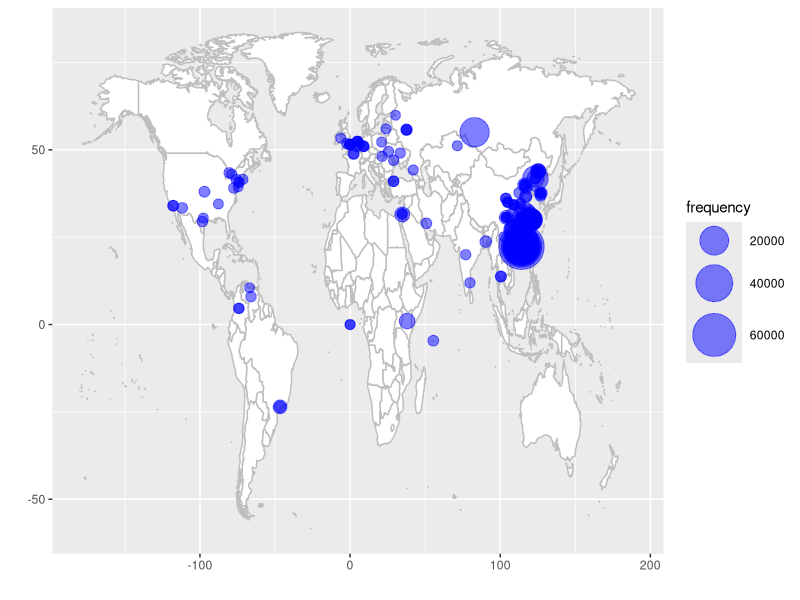
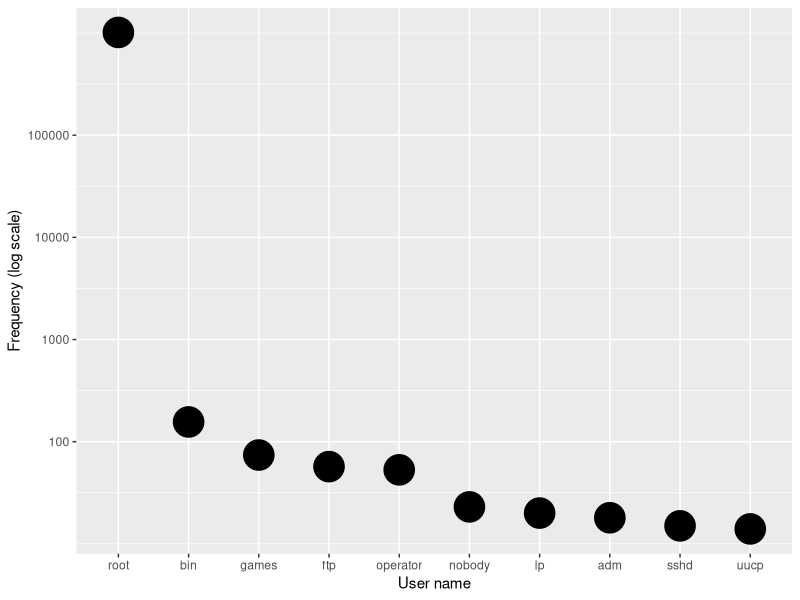

Reproduce these figures in R, in order.
setwd("~/351r/")
library(ggplot2)

# get the ip data
ip_data <- read.csv("geo_ip_ssh.csv")

# code from chapter 4 of the book
# extract the polygon information for the world map, minus Antarctica
world <- map_data('world')
world <- subset(world, region != "Antarctica")

gg <- ggplot()
gg <- gg + geom_polygon(data=world, aes(long, lat, group=group, xmin=-100,xmax=100), fill="white", color="grey")
gg <- gg + geom_point(data=ip_data, aes(x=longitude, y=latitude, size=frequency), color="blue", alpha=.5) 
gg <- gg + scale_size(range = c(3, 15))
gg <- gg + labs(x="", y="")
gg

user_data <- read.csv("user_freq_ssh.csv")
user_data <- user_data[order(-user_data$Freq),]
user_data$user <- factor(user_data$user, levels = user_data$user[order(-user_data$Freq)])
c <- ggplot(head(user_data, 10), aes(x=user, y=Freq)) + scale_y_log10(breaks=c(100,1000,10000,100000), labels=c("100","1000","10000","100000")) + geom_point(size=10)
c <- c + labs(x="User name", y="Frequency (log scale)")
c
